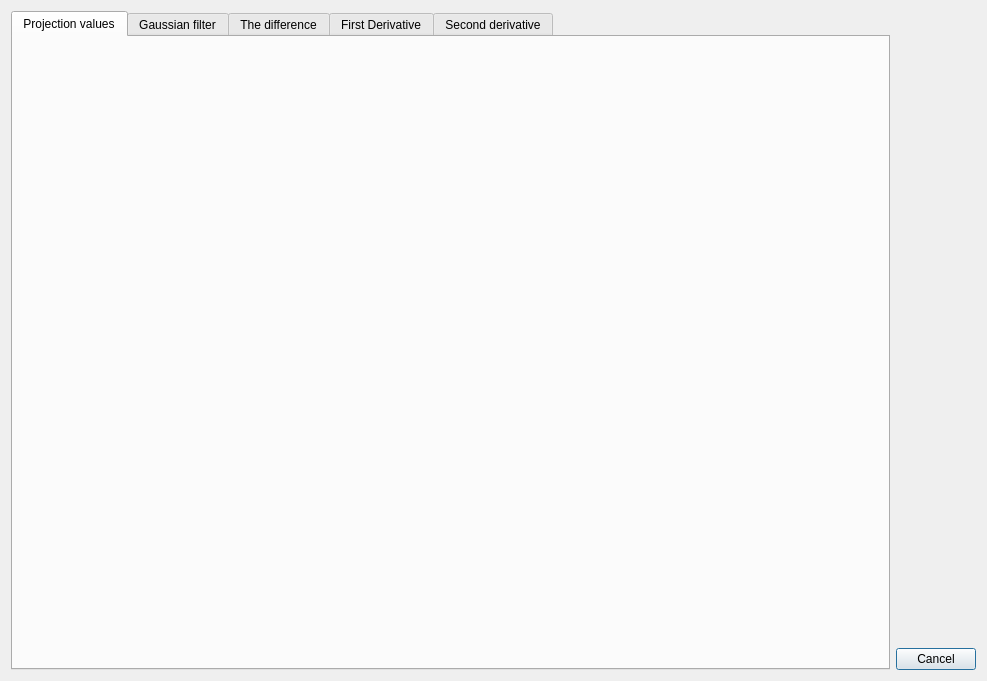
<?xml version="1.0" encoding="UTF-8"?>
<ui version="4.0">
 <class>DerivativesChart</class>
 <widget class="QDialog" name="DerivativesChart">
  <property name="geometry">
   <rect>
    <x>0</x>
    <y>0</y>
    <width>987</width>
    <height>681</height>
   </rect>
  </property>
  <property name="windowTitle">
   <string>Dialog</string>
  </property>
  <layout class="QHBoxLayout" name="horizontalLayout">
   <item>
    <layout class="QGridLayout" name="gridLayout">
     <item row="0" column="0" rowspan="2">
      <widget class="QTabWidget" name="tabWidget">
       <property name="currentIndex">
        <number>0</number>
       </property>
       <widget class="QWidget" name="tab">
        <attribute name="title">
         <string>Projection values</string>
        </attribute>
        <layout class="QHBoxLayout" name="horizontalLayout_4">
         <item>
          <widget class="QWidget" name="values_of_scanline" native="true">
           <property name="sizePolicy">
            <sizepolicy hsizetype="Expanding" vsizetype="Expanding">
             <horstretch>0</horstretch>
             <verstretch>0</verstretch>
            </sizepolicy>
           </property>
          </widget>
         </item>
        </layout>
       </widget>
       <widget class="QWidget" name="tab_5">
        <attribute name="title">
         <string>Gaussian filter</string>
        </attribute>
        <layout class="QHBoxLayout" name="horizontalLayout_12">
         <item>
          <layout class="QHBoxLayout" name="horizontalLayout_11">
           <item>
            <widget class="QWidget" name="derivativesPlot3" native="true"/>
           </item>
          </layout>
         </item>
        </layout>
       </widget>
       <widget class="QWidget" name="tab_4">
        <attribute name="title">
         <string>The difference</string>
        </attribute>
        <layout class="QVBoxLayout" name="verticalLayout">
         <item>
          <layout class="QGridLayout" name="gridLayout_2">
           <item row="0" column="0" rowspan="4" colspan="2">
            <widget class="QWidget" name="derivativesPlot4" native="true">
             <property name="sizePolicy">
              <sizepolicy hsizetype="Ignored" vsizetype="Ignored">
               <horstretch>0</horstretch>
               <verstretch>0</verstretch>
              </sizepolicy>
             </property>
            </widget>
           </item>
          </layout>
         </item>
        </layout>
       </widget>
       <widget class="QWidget" name="tab_3">
        <attribute name="title">
         <string>First Derivative</string>
        </attribute>
        <layout class="QHBoxLayout" name="horizontalLayout_2">
         <item>
          <layout class="QHBoxLayout" name="horizontalLayout_8">
           <item>
            <widget class="QWidget" name="derivativesPlot1" native="true"/>
           </item>
          </layout>
         </item>
        </layout>
       </widget>
       <widget class="QWidget" name="tab_2">
        <attribute name="title">
         <string>Second derivative</string>
        </attribute>
        <layout class="QHBoxLayout" name="horizontalLayout_9">
         <item>
          <layout class="QHBoxLayout" name="horizontalLayout_5">
           <property name="sizeConstraint">
            <enum>QLayout::SetMinAndMaxSize</enum>
           </property>
           <item>
            <widget class="QWidget" name="derivativesPlot2" native="true"/>
           </item>
          </layout>
         </item>
        </layout>
       </widget>
      </widget>
     </item>
     <item row="1" column="1">
      <widget class="QPushButton" name="pushButton_2">
       <property name="text">
        <string>Cancel</string>
       </property>
      </widget>
     </item>
    </layout>
   </item>
  </layout>
 </widget>
 <resources/>
 <connections>
  <connection>
   <sender>pushButton_2</sender>
   <signal>clicked()</signal>
   <receiver>DerivativesChart</receiver>
   <slot>close()</slot>
   <hints>
    <hint type="sourcelabel">
     <x>776</x>
     <y>474</y>
    </hint>
    <hint type="destinationlabel">
     <x>855</x>
     <y>356</y>
    </hint>
   </hints>
  </connection>
 </connections>
</ui>
